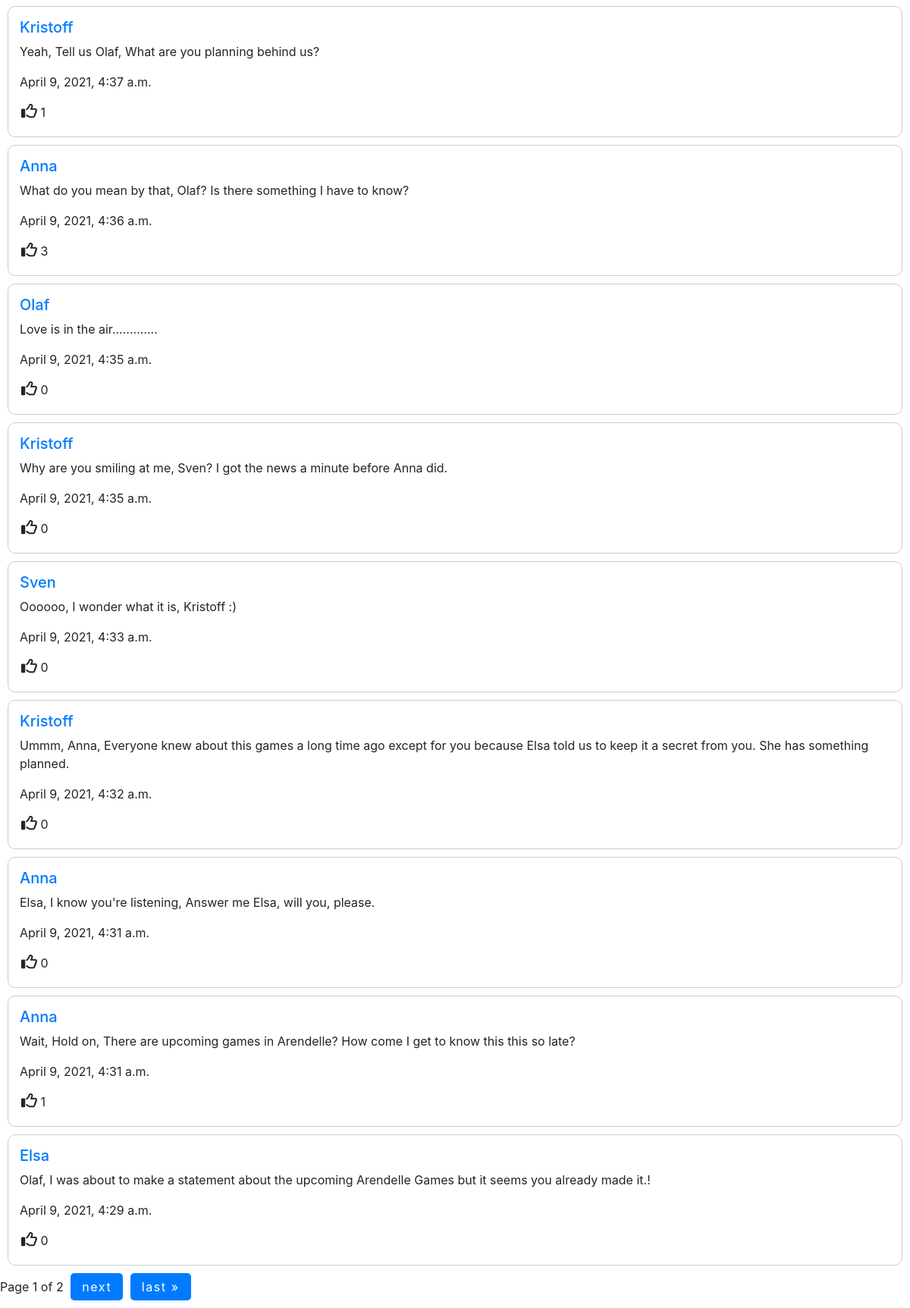
/ (signed in, lower part), run on an earlier commit of the app's database.
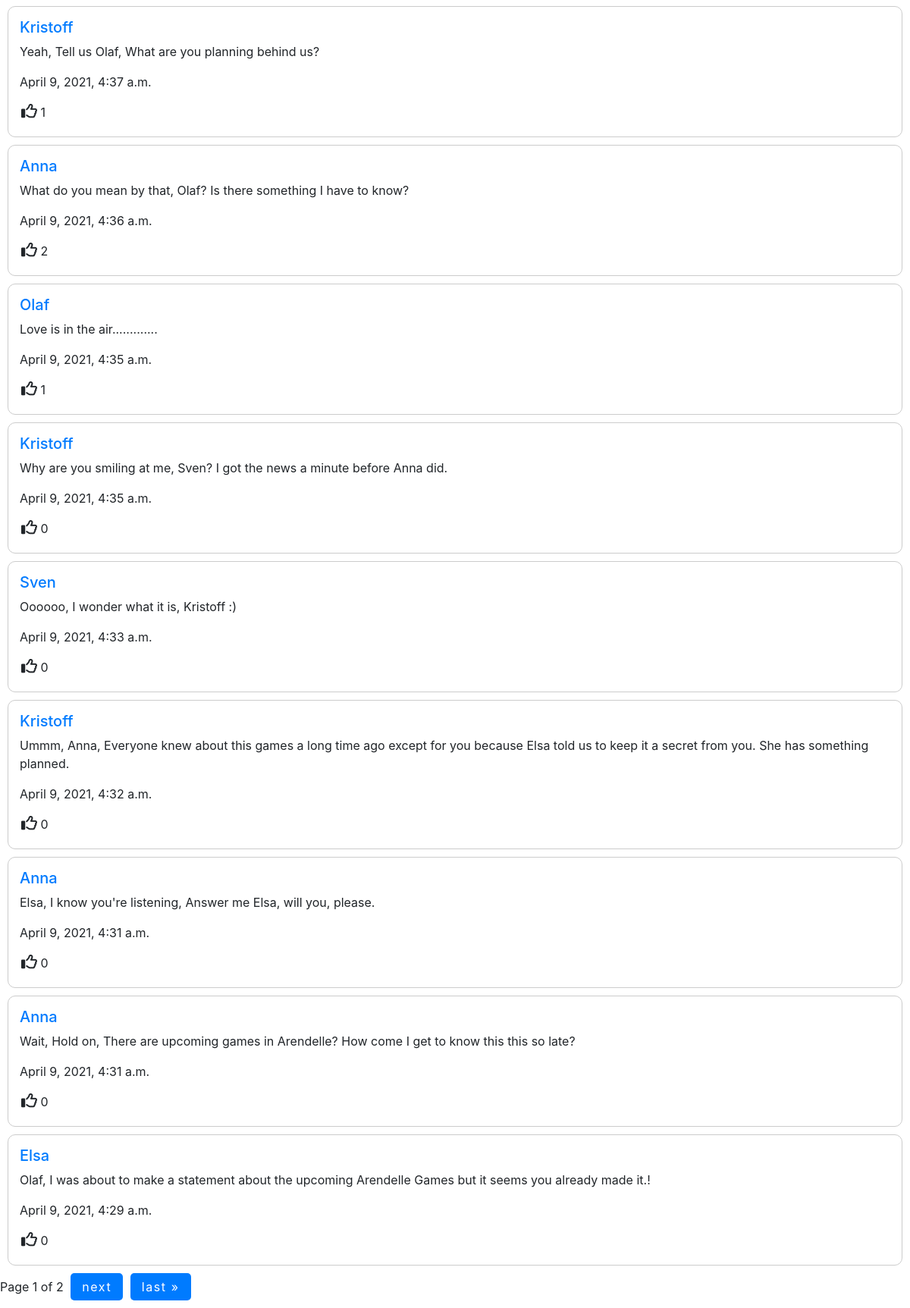
And on a later commit of the database.
### network/models.py (models this page shows, shortened)
class Post(models.Model):
    name = models.ForeignKey(User, on_delete=models.CASCADE, related_name="user_posts")
    content = models.TextField()
    likes = models.IntegerField(default=0)
    timestamp = models.DateTimeField(auto_now_add=True)

class User(AbstractUser):
    pass

### network/views.py (the view)
# urls.py: path("", views.index, name="index"),
@csrf_exempt
def index(request):
    postings = Post.objects.all().order_by('-timestamp')
    paginator = Paginator(postings, 10)
    page_number = request.GET.get('page')
    page_obj = paginator.get_page(page_number)
    liked_posts = []
    for page in page_obj:
        a = Like.objects.filter(post=page)
        print(a)
        if len(a) > 0:
            for x in a:
                if x.name.username == request.user.username:
                    liked_posts.append(x.post)
    print('---------------')
    print(liked_posts)
    print('---------------')
    return render(request, "network/index.html", {
    "page_obj": page_obj, "next": next, "previous": "false", "extra_space": len(paginator.page(1).object_list), "liked_posts": liked_posts
    })

### network/models.py (called while the page is built)
    def __str__(self):
        return f"{self.name.username} liked {self.post.content}"

### network/templates/network/index.html (shortened to what this page needs)
{% extends "network/layout.html" %}
{% block body %}
{% if user.is_authenticated %}
    <div class="displayposts">
      {% for post in page_obj %}
        <div class="displaysinglepost">
          <div class="post_user">
            <a class="post_user_username" href="{% url 'users' post.name.username %}" data-user= {{ post.name.id }}><h5>{{post.name.username}}</h5></a>
          </div>
          <p>{{post.content}}</p>
          <p>{{ post.timestamp }}</p>
          <div class="like">
            {% if post in liked_posts %}
            <i class="fas fa-thumbs-up" style="font-size: 21px; color: blue;" data-page= {{ post.id }}></i>
            {% else %}
            <i class="far fa-thumbs-up" style="font-size: 21px;" data-page= {{ post.id }}></i>
            {% endif %}
            <span id="post_likes">{{ post.likes }}</span>
          </div>
        </div>
      {% endfor %}
    </div>
    <div class="pagination">
    <span class="step-links">
        <span class="current">
            Page {{ page_obj.number }} of {{ page_obj.paginator.num_pages }}
        </span>
        {% if page_obj.has_next %}
            <a href="?page={{ page_obj.next_page_number }}">next</a>
            <a href="?page={{ page_obj.paginator.num_pages }}">last &raquo;</a>
        {% endif %}
    </span>
    </div>
{% endif %}
{% endblock %}

What changed in the data, as far as the page shows it:
changed Post "What do you mean by that, Olaf? Is there something I have to know?": likes "3" → "2"
changed Post "Olaf": likes "0" → "1"
changed Post (number 8 of 9 on the later page): likes "1" → "0"
